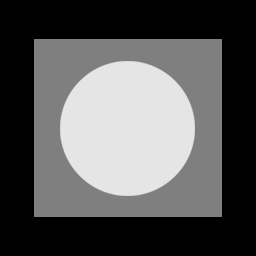
%> input picture 数字图像处理/homework/第五次实验/images/Fig0503 (original_pattern).tif, 256 x 256 px
$ octave exp1_1.m   (GNU Octave 9; MATLAB toolbox functions it lacks are replaced by stand-ins)
%> lines starting %> are read from the running program, lines starting %| are printed output that depends on the picture
%> further down, img1 is the input picture: size 256x256 uint8; min 0, max 229, mean 87.1
### 数字图像处理/homework/第五次实验/code/Gaussion_noise.m
function [output_image] = Gaussion_noise(input_img, mean, sigma)
%> called with mean = 2, sigma = 10
%GAUSSION_NOISE
%   向一幅图像添加高斯噪声
[h, w] = size(input_img);
%> h = 256; w = 256
input_img = double(input_img);
noise = normrnd(mean, sigma, h, w);
output_image = noise + input_img;
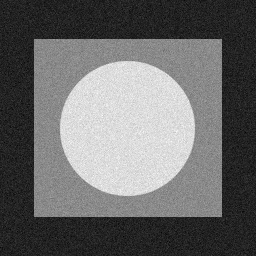
%> output_image: size 256x256 double; min -40.51, max 272.5, mean 89; drawn with min black and max white
output_image = max(min(output_image, 255),0);
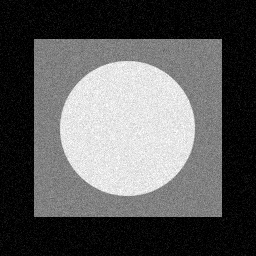
%> output_image: size 256x256 double; min 0, max 255, mean 90.5
output_image = uint8(output_image);
%> output_image: size 256x256 uint8
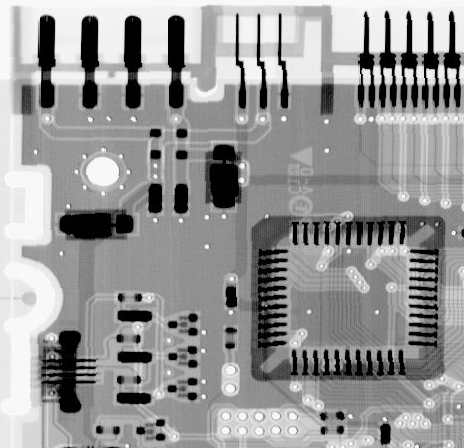
%> input picture 数字图像处理/homework/第五次实验/images/Fig0507(a)(ckt-board-orig).tif, 464 x 448 px
%> further down, img2 is the input picture: size 448x464 uint8; min 0, max 255, mean 150.8
end

### 数字图像处理/homework/第五次实验/code/Salt_Pepper.m
function [output_img] = Salt_Pepper(input_img, salt, pepper)
%> called with salt = 0.1, pepper = 0.1
%SALT_PEPPER
%   向一幅图像添加椒盐噪声
[h, w] = size(input_img);
%> h = 448; w = 464
a1 = unifrnd(0, 1,h, w);
a2 = (a1>0) & (a1<salt);
a3 = (a1>1-pepper)&(a1<1);
output_img = input_img;
output_img(a2) = 255;
output_img(a3) = 0;
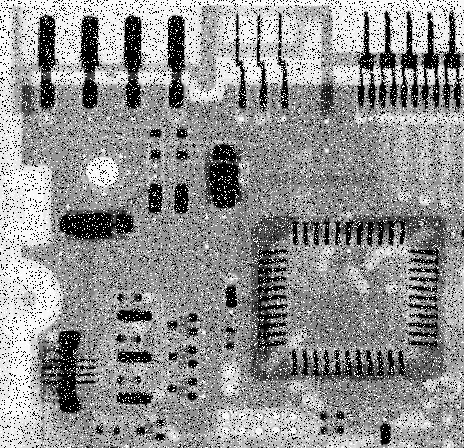
%> output_img: size 448x464 uint8; min 0, max 255, mean 146.1
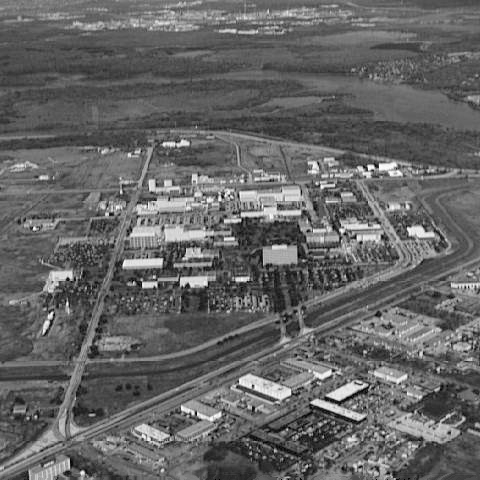
%> input picture 数字图像处理/homework/第五次实验/images/Fig0525(a)(aerial_view_no_turb).tif, 480 x 480 px
%> further down, img3 is the input picture: size 480x480 uint8; min 0, max 254, mean 101.2
end

### 数字图像处理/homework/第五次实验/code/Uniform.m
function [output_img] = Uniform(input_img, a, b)
%> called with a = 50, b = 100
%UNIFORM
%   向一幅图像添加均匀分布噪声
input_img = double(input_img);
%> input_img: size 480x480 double
[h, w] = size(input_img);
%> h = 480; w = 480
noise = rand(h, w);
noise = noise * (b - a);
noise = noise + a;
output_img = input_img + noise;
%> output_img: size 480x480 double
output_img = max(min(output_img, 255), 0);
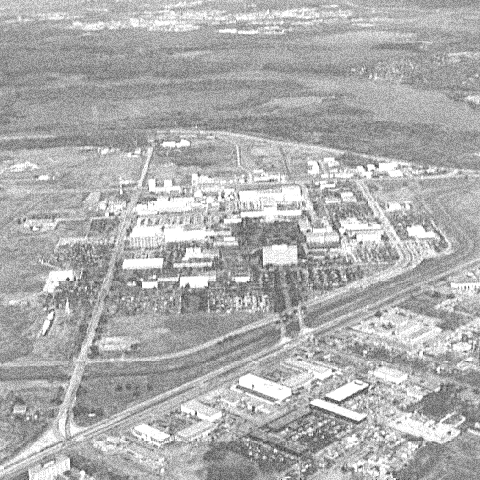
%> output_img: size 480x480 double; min 50.09, max 255, mean 174.9
output_img = uint8(output_img);
%> output_img: size 480x480 uint8
end

### 数字图像处理/homework/第五次实验/code/exp1_1.m
clear all; clc;
%% 添加高斯噪声 均值为0方差为0.1
img1 = imread('../images/Fig0503 (original_pattern).tif');
img1_add_noise = Gaussion_noise(img1, 2, 10);
figure;
imshow(img1_add_noise);
%% 添加椒盐噪声，函数可以指定两个噪声分量的概率
img2 = imread('../images/Fig0507(a)(ckt-board-orig).tif');
img2_add_saltpepper = Salt_Pepper(img2, 0.1, 0.1);
figure;
imshow(img2_add_saltpepper);
%% 添加均匀密度分布噪声
img3 = imread('../images/Fig0525(a)(aerial_view_no_turb).tif');
img3_add_uniform = Uniform(img3, 50, 100);
figure;
imshow(img3_add_uniform);
%% 直方图展示
figure;
subplot(3, 1, 1);
imhist(img1_add_noise);
subplot(3, 1, 2);
imhist(img2_add_saltpepper);
subplot(3, 1, 3);
imhist(img3_add_uniform);
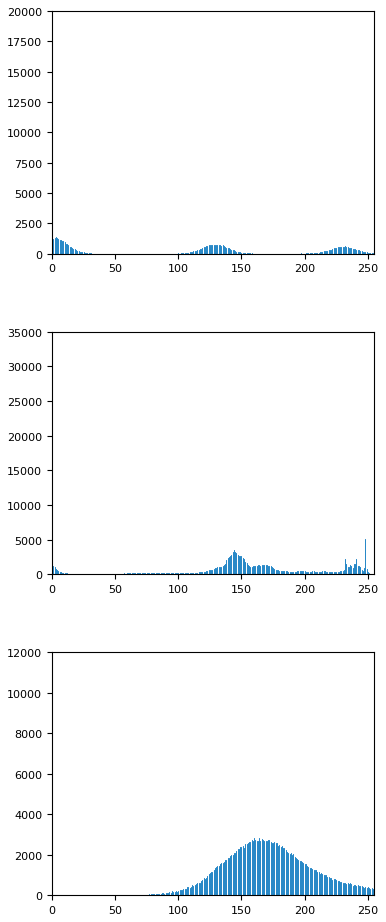
%> figure redrawn from the program's plot data, 3 panels; panel 1: highest point at x = 0, y = 14144; panel 2: highest point at x = 0, y = 31442; panel 3: highest point at x = 255, y = 11022
